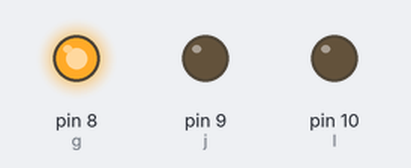
The sketch below on a simulated Arduino Uno, built with avr-gcc and run on an emulated ATmega328P. Shown: output pins drawn as LEDs (lit = HIGH).

Above: at 1.0 s.
At 3.0 s:
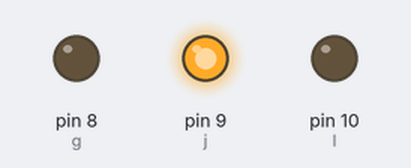
At 5.0 s:
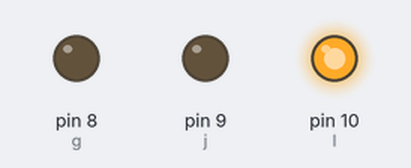
Timing chart, 0 to 7.8 s (numbered marks = the images above):
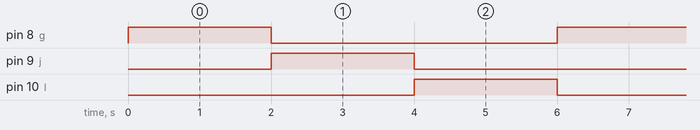

The sketch:

sketch_mar12a.ino
```cpp
int g = 8;
int j = 9;
int l = 10;
void setup() {
  pinMode(8, OUTPUT);
  pinMode(9, OUTPUT);
  pinMode(10, OUTPUT);
}

void loop() {
digitalWrite(g, HIGH);
digitalWrite(j, LOW);
digitalWrite(l, LOW);
delay(2000);
digitalWrite(g, LOW);
digitalWrite(j, HIGH);
digitalWrite(l, LOW);
delay(2000);
digitalWrite(g, LOW);
digitalWrite(j, LOW);
digitalWrite(l, HIGH);
delay(2000);
}
```

Measured:
- by itself, pin 8 (g), pin 9 (j), pin 10 (l): alternates HIGH for 2.0 s and LOW for 4.0 s
- by itself, everything shown: repeats every 6.0 s, in 3 steps
